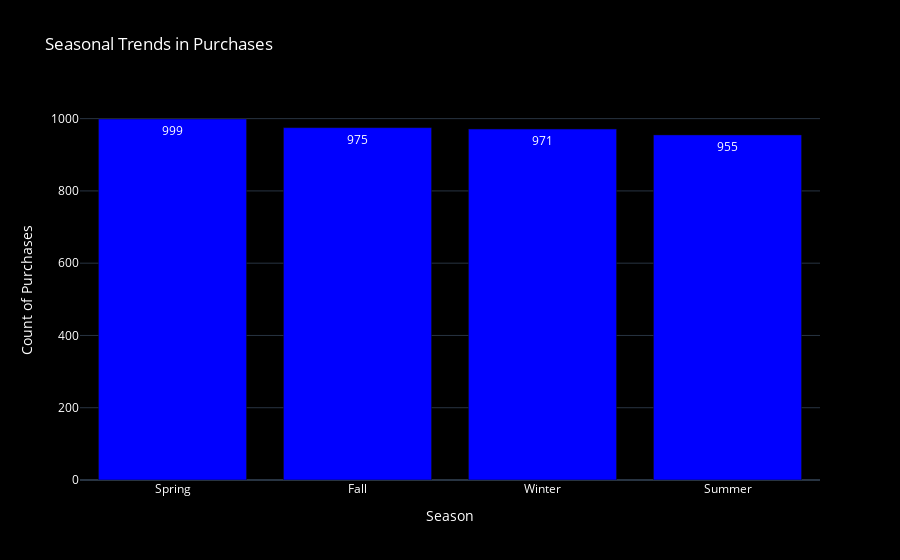

Notebook code cell kept with this figure:
### Code cell
# Seasonal Trends
season_counts = df['Season'].value_counts().reset_index()
season_counts.columns = ['Season', 'Count']

fig_season = px.bar(
    season_counts, 
    x='Season', 
    y='Count', 
    text='Count', 
    title='Seasonal Trends in Purchases',
    color_discrete_sequence=['blue']
)
fig_season.update_layout(
    template='plotly_dark',
    plot_bgcolor='black',
    paper_bgcolor='black',
    font=dict(color='white'),
    xaxis_title='Season',
    yaxis_title='Count of Purchases'
)
fig_season.show()

### Figure 1 — Plotly figure (JSON) as saved in the notebook; plotly's stock layout.template omitted (floating-point values rounded to 4 significant figures)
{"data": [{"hovertemplate": "Season=%{x}<br>Count=%{text}<extra></extra>", "legendgroup": "", "marker": {"color": "blue", "pattern": {"shape": ""}}, "name": "", "orientation": "v", "showlegend": false, "text": [999.0, 975.0, 971.0, 955.0], "textposition": "auto", "type": "bar", "x": ["Spring", "Fall", "Winter", "Summer"], "xaxis": "x", "y": [999, 975, 971, 955], "yaxis": "y"}], "layout": {"barmode": "relative", "font": {"color": "white"}, "legend": {"tracegroupgap": 0}, "paper_bgcolor": "black", "plot_bgcolor": "black", "title": {"text": "Seasonal Trends in Purchases"}, "xaxis": {"anchor": "y", "domain": [0, 1], "title": {"text": "Season"}}, "yaxis": {"anchor": "x", "domain": [0, 1], "title": {"text": "Count of Purchases"}}}}
